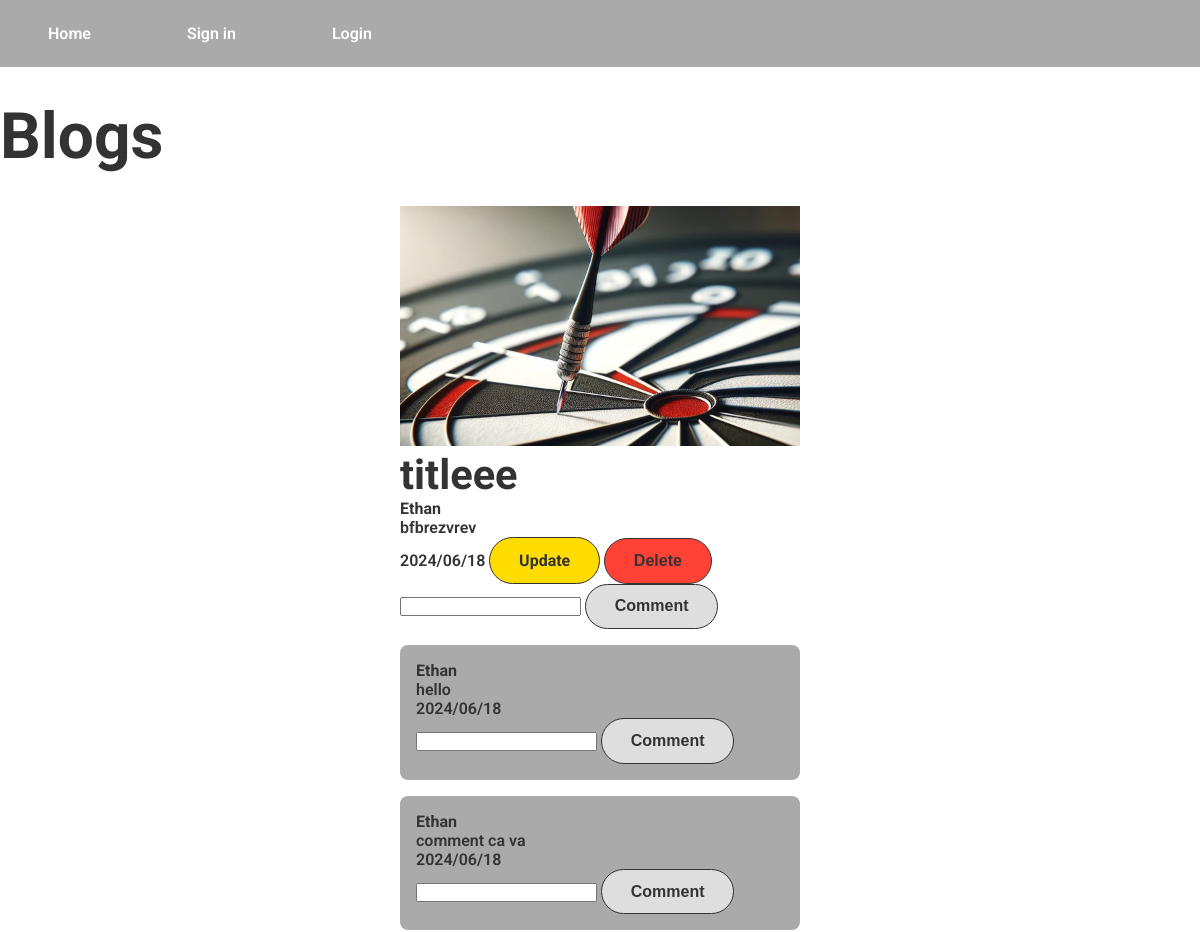
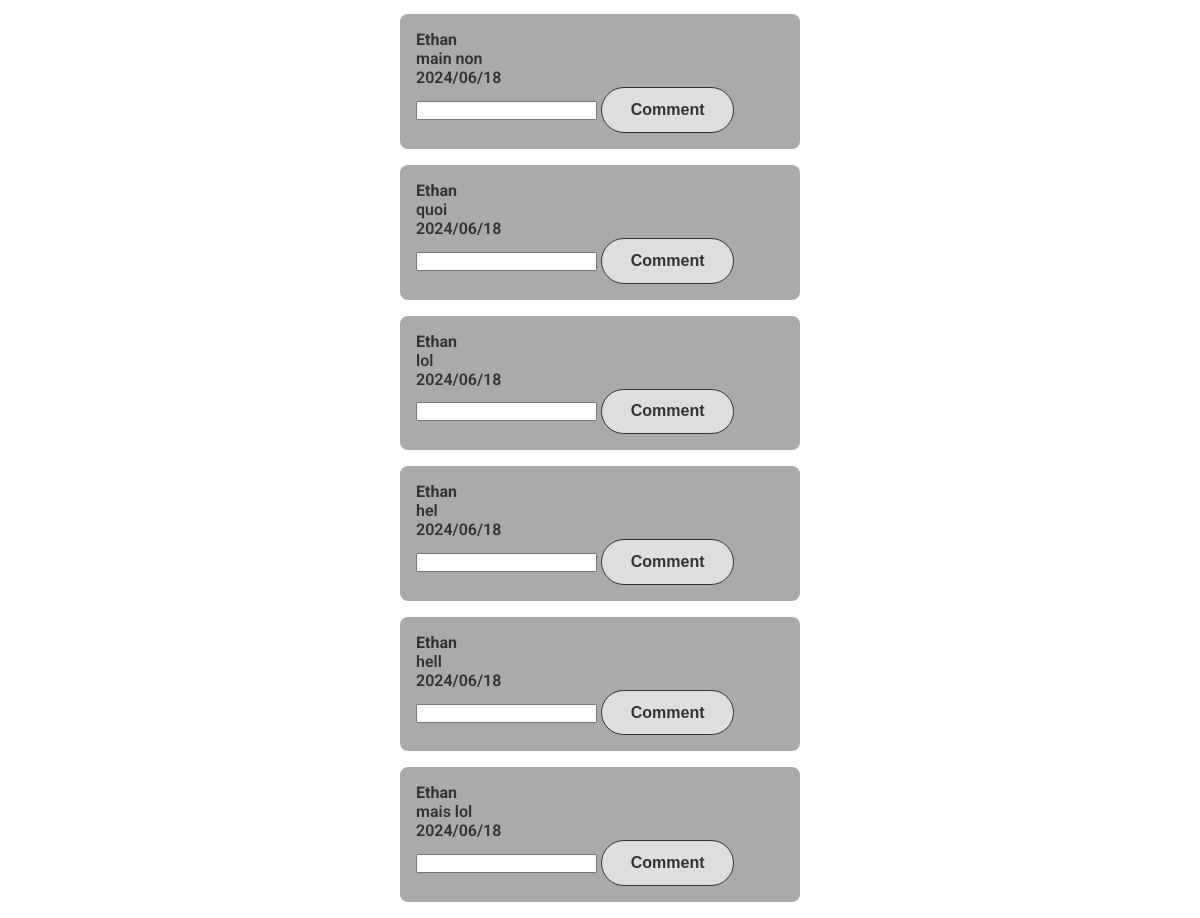
The page / on the database its author committed (2 pictures, top to bottom).
### tables this page shows
CREATE TABLE IF NOT EXISTS `blog` (
  `id_blog` int NOT NULL AUTO_INCREMENT,
  `id_user` int NOT NULL,
  `title_blog` varchar(60) NOT NULL,
  `description_blog` varchar(850) NOT NULL,
  `file_blog` varchar(1000) NOT NULL,
  `datetime_blog` datetime NOT NULL,
  PRIMARY KEY (`id_blog`),
  UNIQUE KEY `id_blog` (`id_blog`),
  KEY `blog_fk1` (`id_user`)
);

CREATE TABLE IF NOT EXISTS `user` (
  `id_user` int NOT NULL AUTO_INCREMENT,
  `username` varchar(60) NOT NULL,
  `password` varchar(120) NOT NULL,
  PRIMARY KEY (`id_user`),
  UNIQUE KEY `id_user` (`id_user`)
);

CREATE TABLE IF NOT EXISTS `comment` (
  `id_comment` int NOT NULL AUTO_INCREMENT,
  `id_blog` int NOT NULL,
  `id_user` int NOT NULL,
  `datetime_comment` datetime NOT NULL,
  `content_comment` varchar(250) NOT NULL,
  PRIMARY KEY (`id_comment`),
  KEY `id_user` (`id_user`),
  KEY `id_blog` (`id_blog`)
);

### src/Controllers/ViewController.php (called while the page is built, shortened)
<?php
class ViewController extends Controller
{
    public function showHome(): void
    {
        $blogs = $this->blogManager->getAll();
        require VIEWS . 'index.php';
    }
}

### src/Route.php (called while the page is built, shortened)
<?php
class Route
{
    private $path;
    private $callable;
    private $matches = [];
    public function __construct($path, $callable)
    {
        $this->path = trim($path, '/');
        $this->callable = $callable;
    }
    public function match($url)
    {
        $url = trim($url, '/');
        $path = preg_replace('#:([\w]+)#', '([^/]+)', $this->path);
        $regex = "#^$path$#i";
        if (!preg_match($regex, $url, $matches)) {
            return false;
        }
        array_shift($matches);
        $this->matches = $matches;
        return true;
    }
    public function call()
    {
        $rep = explode("@", $this->callable);
        $controller = new $controller();
        return call_user_func_array([$controller, $rep[1]], $this->matches);
    }
}

### src/Router.php (called while the page is built, shortened)
<?php
class Router
{
    private $url;
    private $routes = [];
    public function __construct($url)
    {
        $this->url = $url;
    }
    public function get($path, $callable)
    {
        $route = new Route($path, $callable);
        $this->routes["GET"][] = $route;
        return $route;
    }
    public function post($path, $callable)
    {
        $route = new Route($path, $callable);
        $this->routes["POST"][] = $route;
        return $route;
    }
    public function run()
    {
        foreach ($this->routes[$_SERVER['REQUEST_METHOD']] as $route) {
            if ($route->match($this->url)) {
                return $route->call();
            }
        }
    }
}

### public/index.php (called while the page is built, shortened)
<?php
require SRC . 'helper.php';
$router = new Project\Router($_SERVER["REQUEST_URI"]);
$router->get('/', "ViewController@showHome");
$router->get('/login/', "ViewController@showLogin");
$router->post('/login/', "UserController@login");
$router->get('/register/', "ViewController@showRegister");
$router->post('/register/', "UserController@register");
$router->get('/logout/', "UserController@logout");
$router->get('/create-new-blog/', "ViewController@showCreateBlog");
$router->post('/storeBlog/', "BlogController@store");
$router->get('/update-blog/:id_blog/:id_user/', "ViewController@showUpdateBlog");
$router->post('/updateBlog/:id_blog/', "BlogController@update");
$router->get('/delete-blog/:id_blog/', "BlogController@delete");
$router->post('/storeComment/:id_blog/', "CommentController@store");
$router->get('/deleteComment/:id_blog/', "CommentController@delete");
$router->post('/storeSubComment/:id_comment/', "SubCommentController@store");
$router->get('/deleteSubComment/:id_comment/', "SubCommentController@delete");
$router->run();

### src/Controllers/Controller.php (called while the page is built, shortened)
<?php
abstract class Controller
{
    public function __construct()
    {
        $this->blogManager = new BlogManager();
    }
}

### src/Models/Manager.php (called while the page is built, shortened)
<?php
abstract class Manager
{
    public function __construct()
    {
        $this->bdd = new \PDO('mysql:host=' . HOST . ';dbname=' . DATABASE . ';charset=utf8;', USER, PASSWORD);
    }
}

### src/Models/BlogManager.php (called while the page is built, shortened)
<?php
class BlogManager extends Manager
{
    public function getAll(): array
    {
        $result = $this->bdd->query("SELECT id_blog, blog.id_user, user.username, title_blog, description_blog, file_blog, datetime_blog FROM blog JOIN user ON blog.id_user = user.id_user ORDER BY datetime_blog");
        return $result->fetchAll(\PDO::FETCH_CLASS, "Project\Models\Blog");
    }
}

### src/Models/Blog.php (called while the page is built, shortened)
<?php
class Blog
{
    private int $id_blog;
    private int $id_user;
    private string $username;
    private string $title_blog;
    private string $description_blog;
    private string $file_blog;
    private string $datetime_blog;
    private array $comments;
    public function getid_blog(): int
    {
        return $this->id_blog;
    }
    public function getid_user(): int
    {
        return $this->id_user;
    }
    public function getusername(): string
    {
        return $this->username;
    }
    public function gettitle_blog(): string
    {
        return $this->title_blog;
    }
    public function getdescription_blog(): string
    {
        return $this->description_blog;
    }
    public function getfile_blog(): string
    {
        return $this->file_blog;
    }
    public function getdatetime_blog(): string
    {
        return $this->datetime_blog;
    }
    public function getComments(): array
    {
        if (isset($this->comments)) {
            return $this->comments;
        } else {
            $manager = new CommentManager();
            $this->comments = $manager->getCommentsFormBlog($this->id_blog);
            return $this->comments;
        }
    }
}

### src/helper.php (called while the page is built, shortened)
<?php
function escape($data)
{
    return stripslashes(trim(htmlspecialchars($data)));
}

### src/Models/CommentManager.php (called while the page is built, shortened)
<?php
class CommentManager extends Manager
{
    public function getCommentsFormBlog(int $id_blog): array
    {
        $result = $this->bdd->prepare("SELECT id_comment, id_blog, user.id_user, user.username, datetime_comment, content_comment FROM comment JOIN user ON comment.id_user = user.id_user WHERE id_blog = ? ORDER BY datetime_comment");
        $result->execute(array($id_blog));
        return $result->fetchAll(\PDO::FETCH_CLASS, "Project\Models\Comment");
    }
}

### src/Models/Comment.php (called while the page is built, shortened)
<?php
class Comment
{
    private int $id_comment;
    private string $username;
    private string $datetime_comment;
    private string $content_comment;
    public function getid_comment(): int
    {
        return $this->id_comment;
    }
    public function getusername(): string
    {
        return $this->username;
    }
    public function getdatetime_comment(): string
    {
        return $this->datetime_comment;
    }
    public function getcontent_comment(): string
    {
        return $this->content_comment;
    }
}

### src/Views/index.php (the view, shortened to what this page needs)
<h1>Blogs</h1>
<div class="blogs">
    <?php foreach ($blogs as $blog) {
        $date = new DateTime($blog->getdatetime_blog()); ?>
        <article id="blog_<?= escape($blog->getid_blog()) ?>">
            <img src="/files/<?= escape($blog->getfile_blog()) ?>" alt="<?= escape($blog->getfile_blog()) ?>">
            <div>
                <h2><?= escape($blog->gettitle_blog()) ?></h2>
                <strong><?= escape($blog->getusername()) ?></strong>
            </div>
            <p><?= escape($blog->getdescription_blog()) ?></p>
            <time datetime="<?= escape($date->format("Y-m-d h:i:s")) ?>"><?= escape($date->format("Y/m/d")) ?></time>
            <a class="buttonsUpdate"
                href="/update-blog/<?= escape($blog->getid_blog()) ?>/<?= escape($blog->getid_user()) ?>/">Update</a>
            <button class="buttonsDelete" data-id="<?= escape($blog->getid_blog()) ?>">Delete</button>
            <form id="newComment" data-blog="<?= escape($blog->getid_blog()) ?>"
                data-username="<?= $_SESSION["user"]["username"] ?>">
                <input type="text" name="content_comment" id="content_comment">
                <button type="submit" class="button">Comment</button>
            </form>
            <div class="comments">
                <?php foreach ($blog->getComments() as $comment) {
                    $date = new DateTime($comment->getdatetime_comment()); ?>
                    <div class="comment">
                        <strong><?= escape($comment->getusername()) ?></strong>
                        <p><?= escape($comment->getcontent_comment()) ?></p>
                        <time datetime="<?= escape($date->format("Y-m-d h:i:s")) ?>">
                            <?= escape($date->format("Y/m/d")) ?>
                        </time>
                        <form action="/storeSubComment/<?= escape($comment->getid_comment()) ?>/" method="post"
                            enctype="multipart/form-data">
                            <input type="text" name="content_sub_comment" id="content_sub_comment">
                            <button type="submit" class="button">Comment</button>
                        </form>
                    </div>
                <?php } ?>
            </div>
        </article>
    <?php } ?>
</div>
<?php
$content = ob_get_clean();
require VIEWS . 'layout.php';
?>

### src/Views/layout.php (shortened to what this page needs)
<!DOCTYPE html>
<html lang="en">
<head>
    <link rel="stylesheet" href="/style/main.css">
</head>
<body>
    <header>
        <nav>
            <?php if (!isset($_SESSION["user"]["username"])) { ?>
                <ul>
                    <li><a href="/">Home</a></li>
                    <li><a href="/register/">Sign in</a></li>
                    <li><a href="/login/">Login</a></li>
                </ul>
            <?php } ?>
        </nav>
    </header>
    <main>
        <?php echo $content; ?>
    </main>
</body>
</html>

### public/style/main.css (style rules this page uses)
* { color: inherit; margin: 0; padding: 0; box-sizing: border-box; background-repeat: no-repeat; }
article, aside, details, figcaption, figure, footer, header, hgroup, menu, nav, section { display: block; }
img { object-fit: cover; max-width: 100%; user-drag: none; -webkit-user-drag: none; }
ul, ol { list-style: none; }
a { text-decoration: none; display: inline-block; }
button { border: none; background-color: inherit; }
a, button { user-select: none; cursor: pointer; }
body { font-family: "Roboto", sans-serif; color: #333; font-size: 1rem; font-weight: 600; }
h1 { font-size: 3rem; font-weight: 700; }
h2 { font-size: 2rem; font-weight: 700; }
@media (min-width: 768px) { h1 { font-size: 3.5rem; } }
@media (min-width: 1040px) { h1 { font-size: 4rem; } }
@media (min-width: 1040px) { h2 { font-size: 2.6rem; } }
.buttonsDelete, .buttonsUpdate, .button { font-size: 1rem; padding: 0.8rem 1.8rem; border: solid 0.1rem; }
.button { font-weight: bold; background-color: #dedede; border-radius: 3rem; }
.buttonsUpdate { font-weight: bold; background-color: #ffdc00; border-radius: 3rem; }
.buttonsDelete { font-weight: bold; background-color: #ff4136; border-radius: 3rem; }
header nav { color: #fff; background-color: #aaa; padding: 1.5rem 3rem; display: flex; justify-content: space-between; align-items: center; }
header nav ul { display: flex; gap: 6rem; }
body { min-height: 100vh; display: flex; flex-direction: column; }
h1 { margin: 2rem auto; }
.blogs { display: flex; justify-content: center; align-items: center; flex-wrap: wrap; }
.blogs article img { width: 25rem; height: 15rem; }
.blogs article .comment { margin: 1rem 0; background-color: #aaa; padding: 1rem; border-radius: 0.5rem; }

### rows shown on the page
blog: file_blog (picture), title_blog "titleee", id_user.username "Ethan", description_blog "bfbrezvrev", datetime_blog "2024/06/18"
comment: id_user.username "Ethan", content_comment "hello", datetime_comment "2024/06/18"
comment: id_user.username "Ethan", content_comment "comment ca va", datetime_comment "2024/06/18"
comment: id_user.username "Ethan", content_comment "main non", datetime_comment "2024/06/18"
comment: id_user.username "Ethan", content_comment "quoi", datetime_comment "2024/06/18"
comment: id_user.username "Ethan", content_comment "lol", datetime_comment "2024/06/18"
comment: id_user.username "Ethan", content_comment "hel", datetime_comment "2024/06/18"
comment: id_user.username "Ethan", content_comment "hell", datetime_comment "2024/06/18"
comment: id_user.username "Ethan", content_comment "mais lol", datetime_comment "2024/06/18"
